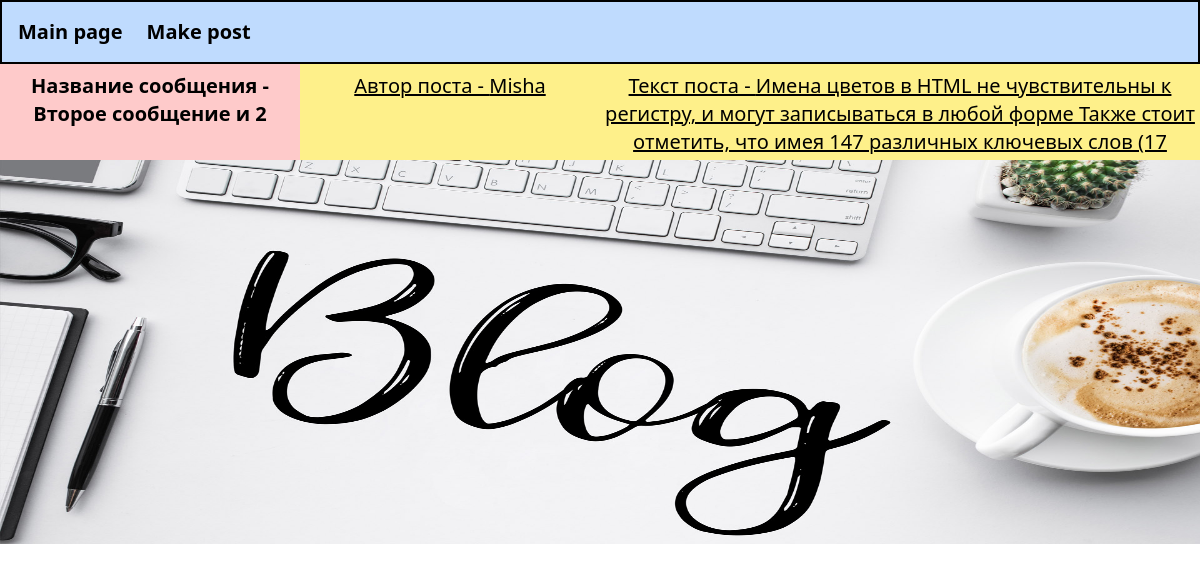
The app's page /post/2/ with its own data.
### blog_coop/models.py (models this page shows, shortened)
class Post(models.Model):
    title = models.CharField(max_length=100, help_text='Введите имя заголовка', verbose_name='Имя заголовка')
    author = models.ForeignKey('auth.User', on_delete=models.CASCADE)
    body = models.TextField(help_text='содержимое', verbose_name='Введите текст')

### blog_coop/views.py (the view)
# urls.py: path('post/<int:pk>/', BlogDetailView.as_view(), name='post_details'),
class BlogDetailView(DetailView):
    model = Post
    template_name = 'post_detail.html'

### templates/post_detail.html (shortened to what this page needs)
{% extends 'base.html' %}
{% block content %}
    <div class="basis-1/4 text-xl bg-red-200 h-24 text-center py-2 font-bold">Название сообщения - {{ object.title }} и {{ object.pk }}</div>
    <div class="basis-1/4 text-xl underline bg-yellow-200 h-24 text-center py-2">Автор поста -  {{ object.author }}</div>
    <div class="basis-2/4 text-xl underline bg-yellow-200 h-24 text-center py-2">Текст поста -  {{ object.body }}</div>
{% endblock %}

### records on screen
Post: title "Второе сообщение", pk "2", author "Misha", body "Имена цветов в HTML не чувствительны к регистру, и могут записываться в любой форме Также стоит отметить, что имея 147 различных ключевых слов (17…"
